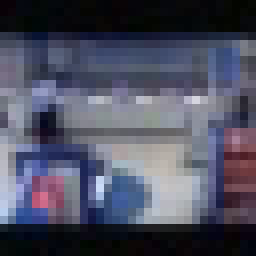
#> input picture frame 62 of videos_obtained_by_dlg/output_video.mp4, 32 x 32 px, given in place of video1.mp4, which was not available (shown 8 times larger)
$ jupyter execute --allow-errors video_enhancement_quality_assesment.ipynb   (text cells are left out)
#> lines starting #> are read from the running program, lines starting #| are printed output that depends on the picture; pictures that were not available may be replaced by others from this repository, and a replacement may not be noted
[cell 1]
# !ffmpeg -i input_video.mp4 frames/frame_%04d.png

[cell 2]
# !ffmpeg -i output_video_fourth.mp4 frames_fourth/frame_%04d.png

[cell 3]
import cv2
import os
import numpy as np
from skimage.metrics import structural_similarity as ssim

[cell 4]
def calculate_psnr_ssim_for_videos(reference_video, test_video, resize_to=None):
#> called with reference_video = 'videos/video1.mp4', resize_to = (128, 128)
    cap_ref = cv2.VideoCapture(reference_video)
    cap_test = cv2.VideoCapture(test_video)

    psnr_values = []
    ssim_values = []

    while cap_ref.isOpened() and cap_test.isOpened():
        ret_ref, frame_ref = cap_ref.read()
#> frame_ref is the input picture: shape (32, 32, 3); mean B, G, R 96, 78.9, 77.5
        ret_test, frame_test = cap_test.read()

        if not ret_ref or not ret_test:
            break

        if resize_to:
            frame_ref = cv2.resize(frame_ref, resize_to, interpolation=cv2.INTER_CUBIC)
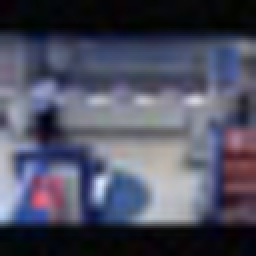
#> frame_ref: shape (128, 128, 3) (shown 2 times larger); mean B, G, R 96, 78.8, 77.5
            frame_test = cv2.resize(frame_test, resize_to, interpolation=cv2.INTER_CUBIC)

        frame_ref_gray = cv2.cvtColor(frame_ref, cv2.COLOR_BGR2GRAY)
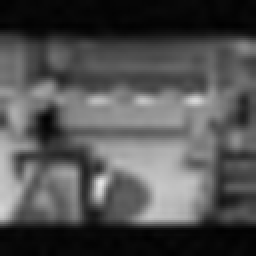
#> frame_ref_gray: shape (128, 128) (shown 2 times larger); min 1, max 230, mean 80.4
        frame_test_gray = cv2.cvtColor(frame_test, cv2.COLOR_BGR2GRAY)

        # Compute PSNR
        mse = np.mean((frame_ref - frame_test) ** 2)
#> mse = 0
        if mse == 0:
            psnr = 100
        else:
            psnr = 10 * np.log10(255**2 / mse)
        psnr_values.append(psnr)

        ssim_score = ssim(frame_ref_gray, frame_test_gray, data_range=255)
#> ssim_score = 1
        ssim_values.append(ssim_score)

    cap_ref.release()
    cap_test.release()

    avg_psnr = np.mean(psnr_values) if psnr_values else None
    avg_ssim = np.mean(ssim_values) if ssim_values else None

    return avg_psnr, avg_ssim

$ run again, starting later in the video
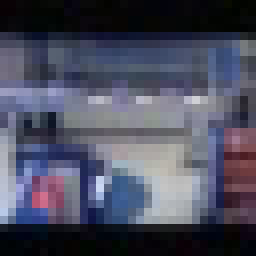
#> input picture frame 282 of videos_obtained_by_dlg/output_video.mp4, 32 x 32 px, given in place of video1.mp4, which was not available (shown 8 times larger)
#> in calculate_psnr_ssim_for_videos, frame_ref is the input picture: shape (32, 32, 3); mean B, G, R 94, 76.9, 75.5
#> in calculate_psnr_ssim_for_videos, `frame_ref = cv2.resize(frame_ref, resize_to, interpolation=cv2.INTER_C..`:
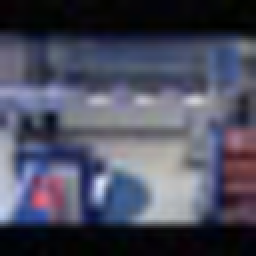
#> frame_ref: shape (128, 128, 3) (shown 2 times larger); mean B, G, R 94, 76.9, 75.5
#> in calculate_psnr_ssim_for_videos, `frame_ref_gray = cv2.cvtColor(frame_ref, cv2.COLOR_BGR2GRAY)`:
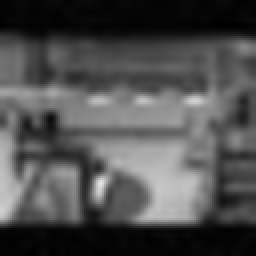
#> frame_ref_gray: shape (128, 128) (shown 2 times larger); min 0, max 228, mean 78.4
#> mse = 0
#> ssim_score = 1

$ run again, starting later in the video
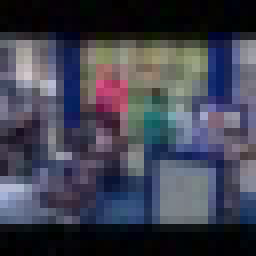
#> input picture frame 501 of videos_obtained_by_dlg/output_video.mp4, 32 x 32 px, given in place of video1.mp4, which was not available (shown 8 times larger)
#> in calculate_psnr_ssim_for_videos, frame_ref is the input picture: shape (32, 32, 3); mean B, G, R 79.5, 65.8, 64.4
#> in calculate_psnr_ssim_for_videos, `frame_ref = cv2.resize(frame_ref, resize_to, interpolation=cv2.INTER_C..`:
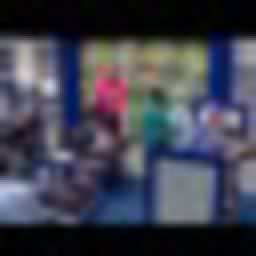
#> frame_ref: shape (128, 128, 3) (shown 2 times larger); mean B, G, R 79.5, 65.8, 64.5
#> in calculate_psnr_ssim_for_videos, `frame_ref_gray = cv2.cvtColor(frame_ref, cv2.COLOR_BGR2GRAY)`:
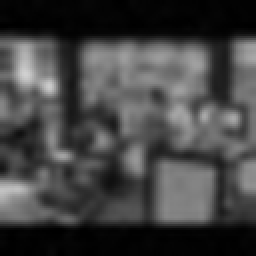
#> frame_ref_gray: shape (128, 128) (shown 2 times larger); min 0, max 208, mean 67
#> mse = 0
#> ssim_score = 1
